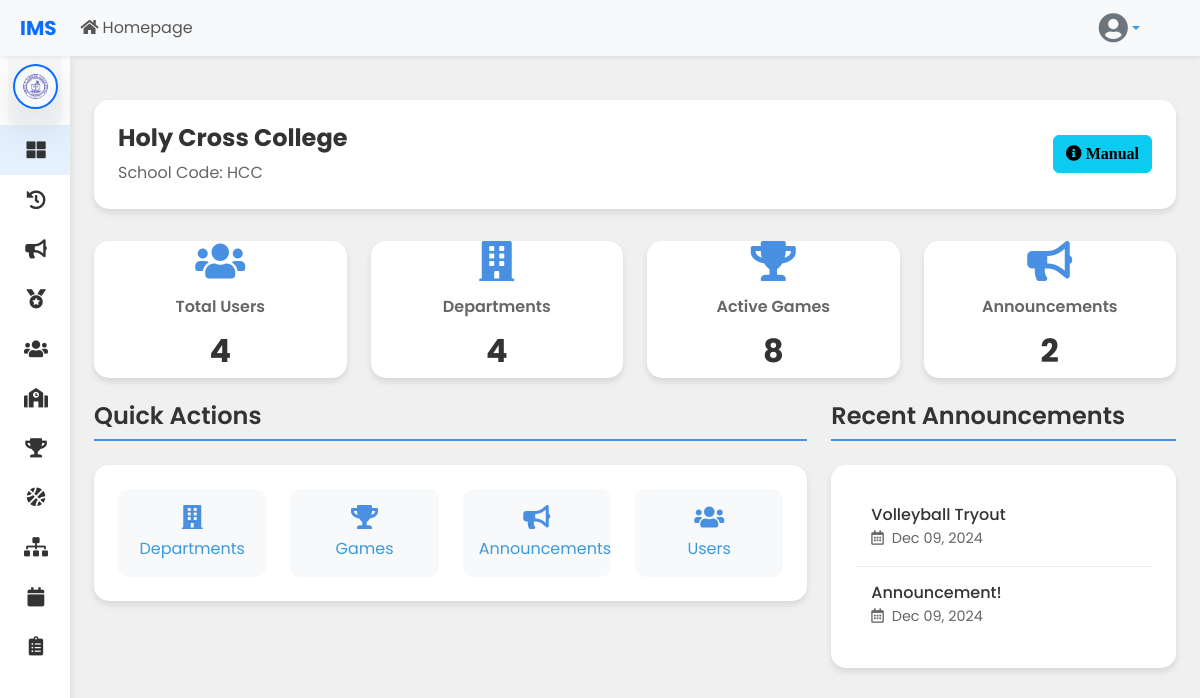
The page /school_admin/schooladmindashboard.php (signed in) on the database its author committed.
### tables this page shows
CREATE TABLE `schools` (
  `school_id` int(11) NOT NULL,
  `logo` varchar(255) DEFAULT NULL,
  `school_name` varchar(255) NOT NULL,
  `school_code` varchar(50) NOT NULL,
  `address` text DEFAULT NULL,
  `created_at` timestamp NOT NULL DEFAULT current_timestamp(),
  `updated_at` timestamp NOT NULL DEFAULT current_timestamp() ON UPDATE current_timestamp()
);

CREATE TABLE `announcement` (
  `id` int(11) NOT NULL,
  `title` varchar(255) NOT NULL,
  `message` text NOT NULL,
  `image` varchar(255) DEFAULT NULL,
  `school_id` int(11) DEFAULT NULL,
  `department_id` int(11) NOT NULL,
  `created_at` datetime DEFAULT current_timestamp()
);

### school_admin/schooladmindashboard.php (the view, shortened to what this page needs)
<?php
$conn = con();
$school_id = $_SESSION['school_id'];
$school_query = "SELECT school_name, school_code FROM schools WHERE school_id = ?";
$stmt = mysqli_prepare($conn, $school_query);
mysqli_stmt_bind_param($stmt, "i", $school_id);
mysqli_stmt_execute($stmt);
$school_result = mysqli_stmt_get_result($stmt);
$school_info = mysqli_fetch_assoc($school_result);
$dept_query = "SELECT COUNT(*) as dept_count FROM departments WHERE school_id = ?";
$stmt = mysqli_prepare($conn, $dept_query);
mysqli_stmt_bind_param($stmt, "i", $school_id);
mysqli_stmt_execute($stmt);
$dept_result = mysqli_stmt_get_result($stmt);
$dept_count = mysqli_fetch_assoc($dept_result)['dept_count'];
$users_query = "SELECT COUNT(*) as user_count FROM users WHERE school_id = ?";
$stmt = mysqli_prepare($conn, $users_query);
mysqli_stmt_bind_param($stmt, "i", $school_id);
mysqli_stmt_execute($stmt);
$users_result = mysqli_stmt_get_result($stmt);
$total_users = mysqli_fetch_assoc($users_result)['user_count'];
$games_query = "SELECT COUNT(*) as game_count FROM games WHERE school_id = ?";
$stmt = mysqli_prepare($conn, $games_query);
mysqli_stmt_bind_param($stmt, "i", $school_id);
mysqli_stmt_execute($stmt);
$games_result = mysqli_stmt_get_result($stmt);
$total_games = mysqli_fetch_assoc($games_result)['game_count'];
$announcement_query = "SELECT COUNT(*) as announcement_count FROM announcement WHERE school_id = ?";
$stmt = mysqli_prepare($conn, $announcement_query);
mysqli_stmt_bind_param($stmt, "i", $school_id);
mysqli_stmt_execute($stmt);
$announcement_result = mysqli_stmt_get_result($stmt);
$total_announcements = mysqli_fetch_assoc($announcement_result)['announcement_count'];
$recent_announcements_query = "SELECT * FROM announcement WHERE school_id = ? ORDER BY created_at DESC LIMIT 5";
$stmt = mysqli_prepare($conn, $recent_announcements_query);
mysqli_stmt_bind_param($stmt, "i", $school_id);
mysqli_stmt_execute($stmt);
$recent_announcements = mysqli_stmt_get_result($stmt);
?>
<!DOCTYPE html>
<html lang="en">
<head>
    <link href="https://cdn.jsdelivr.net/npm/bootstrap@5.3.3/dist/css/bootstrap.min.css" rel="stylesheet">
    <link rel="stylesheet" href="https://cdnjs.cloudflare.com/ajax/libs/font-awesome/5.15.4/css/all.min.css">
    <link rel="stylesheet" href="../styles/dashboard.css">
</head>
<body>
    <?php
    $current_page = 'admindashboard';
    include '../navbar/navbar.php';
    include '../department_admin/sidebar.php';
    ?>
<div id="content">
    <div class="main-content">
        <div class="container-fluid p-4">
<div class="school-info d-flex justify-content-between align-items-center">
    <div>
        <h1 class="school-name"><?php echo htmlspecialchars($school_info['school_name']); ?></h1>
        <div class="school-code">School Code: <?php echo htmlspecialchars($school_info['school_code']); ?></div>
    </div>
    <button type="button" class="btn btn-info btn-circle" data-bs-toggle="modal" data-bs-target="#manualModal" title="Read Manual">
        <i class="fas fa-info-circle"> Manual</i>
    </button>
</div>
            <div class="row g-4 mb-4">
                <div class="col-xl-3 col-md-6">
                    <div class="stat-card">
                        <div class="card-body text-center">
                            <i class="fas fa-users stat-icon"></i>
                            <h6 class="stat-title">Total Users</h6>
                            <p class="stat-value"><?php echo $total_users; ?></p>
                        </div>
                    </div>
                </div>
                <div class="col-xl-3 col-md-6">
                    <div class="stat-card">
                        <div class="card-body text-center">
                            <i class="fas fa-building stat-icon"></i>
                            <h6 class="stat-title">Departments</h6>
                            <p class="stat-value"><?php echo $dept_count; ?></p>
                        </div>
                    </div>
                </div>
                <div class="col-xl-3 col-md-6">
                    <div class="stat-card">
                        <div class="card-body text-center">
                            <i class="fas fa-trophy stat-icon"></i>
                            <h6 class="stat-title">Active Games</h6>
                            <p class="stat-value"><?php echo $total_games; ?></p>
                        </div>
                    </div>
                </div>
                <div class="col-xl-3 col-md-6">
                    <div class="stat-card">
                        <div class="card-body text-center">
                            <i class="fas fa-bullhorn stat-icon"></i>
                            <h6 class="stat-title">Announcements</h6>
                            <p class="stat-value"><?php echo $total_announcements; ?></p>
                        </div>
                    </div>
                </div>
            </div>
            <div class="row g-4">
                <div class="col-lg-8">
                    <div class="dashboard-section">
                        <h2 class="section-title">Quick Actions</h2>
                        <div class="quick-actions">
                            <div class="row g-4">
                                <div class="col-md-3">
                                    <a href="../departments/departments.php" class="text-decoration-none">
                                        <div class="action-btn">
                                            <i class="fas fa-building action-icon"></i>
                                            <div>Departments</div>
                                        </div>
                                    </a>
                                </div>
                                <div class="col-md-3">
                                    <a href="../games/games.php" class="text-decoration-none">
                                        <div class="action-btn">
                                            <i class="fas fa-trophy action-icon"></i>
                                            <div>Games</div>
                                        </div>
                                    </a>
                                </div>
                                <div class="col-md-3">
                                    <a href="../announcements/adminannouncement.php" class="text-decoration-none">
                                        <div class="action-btn">
                                            <i class="fas fa-bullhorn action-icon"></i>
                                            <div>Announcements</div>
                                        </div>
                                    </a>
                                </div>
                                <div class="col-md-3">
                                    <a href="../users/userlist.php" class="text-decoration-none">
                                        <div class="action-btn">
                                            <i class="fas fa-users action-icon"></i>
                                            <div>Users</div>
                                        </div>
                                    </a>
                                </div>
                            </div>
                        </div>
                    </div>
                </div>
                <div class="col-lg-4">
                    <div class="dashboard-section">
                        <h2 class="section-title">Recent Announcements</h2>
                        <div class="announcement-card">
                            <?php if (mysqli_num_rows($recent_announcements) > 0): ?>
                                <?php while ($announcement = mysqli_fetch_assoc($recent_announcements)): ?>
                                    <div class="announcement-item">
                                        <h6 class="mb-1"><?php echo htmlspecialchars($announcement['title']); ?></h6>
                                        <div class="announcement-date">
                                            <i class="far fa-calendar-alt me-1"></i>
                                            <?php echo date('M d, Y', strtotime($announcement['created_at'])); ?>
                                        </div>
                                    </div>
                                <?php endwhile; ?>
                            <?php else: ?>
                                <div class="text-center text-muted">No recent announcements</div>
                            <?php endif; ?>
                        </div>
                    </div>
                </div>
            </div>
        </div>
    </div>
</body>
</html>

### department_admin/sidebar.php (shortened to what this page needs)
<?php
$school_id = $_SESSION['school_id'];
$role = $_SESSION['role'];
$conn = con();
$stmt = $conn->prepare("SELECT logo, school_name FROM schools WHERE school_id = ?");
$stmt->bind_param("i", $school_id);
$stmt->execute();
$result = $stmt->get_result();
$school = $result->fetch_assoc();
?>
<nav id="sidebar" class="mt-0 mt-sm-2 mt-md-3 mt-lg-4 mt-xl-5 overflow-auto">
    <div class="sidebar-header-logo text-center p-3 bg-light bg-gradient rounded-3 mx-2">
        <div class="d-flex justify-content-center align-items-center logo-container">
            <div class="position-relative logo-wrapper">
                <img src="../uploads/logos/<?php echo htmlspecialchars($school['logo']); ?>"
                    alt="<?php echo htmlspecialchars($school['school_name']); ?>"
                    class="img-fluid rounded-circle shadow-lg border border-2 border-primary p-2 logo-image"
                    style="max-width: 110px; height: auto; object-fit: contain;">
            </div>
        </div>
    </div>
    <ul class="list-unstyled components">
        <li class="<?php echo ($current_page == 'admindashboard') ? 'active' : ''; ?>">
            <a href="<?php echo ($role === 'School Admin') ? '../school_admin/schooladmindashboard.php' : '../department_admin/departmentadmindashboard.php'; ?>">
                <i class="fas fa-th-large"></i>
            </a>
        </li>
        <li class="<?php echo ($current_page == 'Logs') ? 'active' : ''; ?>">
            <a href="../user_logs/user_logs.php">
                <i class="fas fa-history"></i>
            </a>
        </li>
        <li class="<?php echo ($current_page == 'adminannouncement') ? 'active' : ''; ?>">
            <a href="../announcements/adminannouncement.php">
                <i class="fas fa-bullhorn"></i>
            </a>
        </li>
        <li class="<?php echo ($current_page == 'pointingsystem') ? 'active' : ''; ?>">
            <a href="../pointing_system/pointing_system.php">
                <i class="fas fa-medal"></i>
            </a>
        </li>
        <li class="nav-item">
            <a href="#usersSubmenu" data-bs-toggle="collapse" aria-expanded="false" class="dropdown-toggle <?php echo ($current_page == 'committeelist') ? 'active' : ''; ?>">
                <i class="fas fa-users"></i>
            </a>
        </li>
        <li class="nav-item">
            <a href="#departmentsSubmenu" data-bs-toggle="collapse" aria-expanded="false" class="dropdown-toggle <?php echo ($current_page == 'departments') ? 'active' : ''; ?>">
                <i class="fas fa-school"></i>
            </a>
        </li>
        <li class="nav-item">
            <a href="../rankings/leaderboards.php" class="<?php echo ($current_page == 'leaderboards') ? 'active' : ''; ?>">
                <i class="fas fa-trophy"></i>
            </a>
        </li>
        <li class="<?php echo ($current_page == 'games') ? 'active' : ''; ?>">
            <a href="../games/games.php">
                <i class="fas fa-basketball-ball"></i>
            </a>
        </li>
        <li class="nav-item">
            <a href="../brackets/admin_brackets.php" class="<?php echo ($current_page == 'Brackets') ? 'active' : ''; ?>">
                <i class="fas fa-sitemap"></i>
            </a>
        </li>
        <li class="nav-item">
            <a href="../schedule/schedule.php" class="<?php echo ($current_page == 'schedule') ? 'active' : ''; ?>">
                <i class="fas fa-calendar"></i>
            </a>
        </li>
        <li class="nav-item">
            <a href="#matchlistSubmenu" data-bs-toggle="collapse" aria-expanded="false" class="dropdown-toggle <?php echo ($current_page == 'matchlist') ? 'active' : ''; ?>">
                <i class="fas fa-clipboard-list"></i>
            </a>
        </li>
    </ul>
</nav>

### styles/dashboard.css (style rules this page uses)
:root { --primary-color: #3C99DC; --secondary-color: #23b788; --accent-color: #DE2C7C; --background-color: #f4f6f9; --sidebar-color: #2C3E50; --sidebar-hover-color: #1A252F; --text-color: #ffffff; --card-bg-color: #ffffff; --card-text-color: #333333; --sidebar-width: 250px; --sidebar-mini-width: 70px; --transition-speed: 0.3s; --body-bg: #f4f6f9; }
body { font-family: 'Poppins', sans-serif; background: var(--background-color); color: var(--card-text-color); margin: 0; padding: 0; overflow-x: hidden; }
p { font-size: 1.1em; font-weight: 300; line-height: 1.7em; }
a { color: var(--primary-color); text-decoration: none; transition: color 0.3s; }
h2 { color: var(--card-text-color); }
html, body { height: 100%; margin: 0; padding: 0; overflow-x: hidden; }
#sidebar { min-width: var(--sidebar-mini-width); max-width: var(--sidebar-mini-width); position: fixed; left: 0; top: 0; z-index: 999; transition: all var(--transition-speed); background: var(--card-bg-color); box-shadow: 0 0 10px rgba(0, 0, 0, 0.1); overflow-y: auto; height: 100vh; padding-bottom: 60px; }
.logo-image { width: 45px; transition: all var(--transition-speed); }
#sidebar ul { padding: 0; margin: 0; list-style: none; }
#sidebar ul li a { padding: 0.8rem 1rem; display: flex; align-items: center; white-space: nowrap; overflow: hidden; color: var(--card-text-color); text-decoration: none; transition: all var(--transition-speed); }
#sidebar ul li a i { min-width: calc(var(--sidebar-mini-width) - 30px); text-align: center; font-size: 1.2rem; margin-right: 0.75rem; }
#sidebar .active { background-color: rgba(0, 123, 255, 0.1); color: var(--primary-color); }
#content { width: calc(100% - var(--sidebar-mini-width)); margin-left: var(--sidebar-mini-width); min-height: 100vh; transition: all var(--transition-speed); position: relative; padding-top: 20px; border-top-left-radius: 10px; background-color: #f0f0f0; }

### school_admin/schooladmindashboard.php (style rules this page uses)
.stat-card { border-radius: 15px; border: none; box-shadow: 0 4px 6px rgba(0, 0, 0, 0.1); transition: transform 0.2s ease-in-out; background: white; height: 100%; }
.stat-icon { font-size: 2.5rem; margin-bottom: 1rem; color: #4a90e2; }
.stat-title { color: #666; font-size: 1rem; font-weight: 600; margin-bottom: 0.5rem; }
.stat-value { font-size: 2rem; font-weight: 700; color: #333; margin-bottom: 0; }
.dashboard-section { margin-bottom: 2rem; }
.section-title { color: #333; font-size: 1.5rem; font-weight: 600; margin-bottom: 1.5rem; padding-bottom: 0.5rem; border-bottom: 2px solid #4a90e2; }
.quick-actions { background: white; padding: 1.5rem; border-radius: 15px; box-shadow: 0 4px 6px rgba(0, 0, 0, 0.1); }
.action-btn { padding: 1rem; border-radius: 10px; text-align: center; background: #f8f9fa; transition: all 0.2s ease-in-out; }
.action-icon { font-size: 1.5rem; margin-bottom: 0.5rem; color: #4a90e2; }
.announcement-card { background: white; border-radius: 15px; box-shadow: 0 4px 6px rgba(0, 0, 0, 0.1); padding: 1.5rem; }
.announcement-item { padding: 1rem; border-bottom: 1px solid #eee; }
.announcement-item:last-child { border-bottom: none; }
.announcement-date { color: #666; font-size: 0.9rem; }
.school-info { background: white; border-radius: 15px; box-shadow: 0 4px 6px rgba(0, 0, 0, 0.1); padding: 1.5rem; margin-bottom: 2rem; }
.school-name { font-size: 1.5rem; font-weight: 700; color: #333; margin-bottom: 0.5rem; }
.school-code { color: #666; font-size: 1rem; }

### rows shown on the page
schools: logo (picture), school_name "Holy Cross College", school_code "HCC"
announcement: title "Volleyball Tryout", created_at "Dec 09, 2024"
announcement: title "Announcement!", created_at "Dec 09, 2024"

### other values the page prints
$total_users "4"
$dept_count "4"
$total_games "8"
$total_announcements "2"
